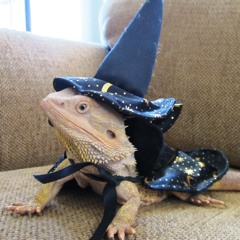
#> input picture Exercises/Classic Computer Vision using OpenCV/6. Edge detection – Sobel filter/Images/lizard.bmp, 240 x 240 px
$ jupyter execute notebook.ipynb   (older library calls are emulated)
#> lines starting #> are read from the running program, lines starting #| are printed output that depends on the picture
# 6. Edge detection – Sobel filter

[cell 1]
import cv2
import numpy as np
import os

from matplotlib import pyplot as plt

def show_image(image, title="", cmap=""):
    plt.figure()
    plt.title(title)
    plt.imshow(image, cmap="gray", vmin=0)
    plt.axis('off')
    plt.show()

### **a)** Calculate the first derivatives of the image in $x$ and $y$ directions, using the `Sobel()` function;

[cell 2]
image  = cv2.imread("Images/lizard.bmp", 0)
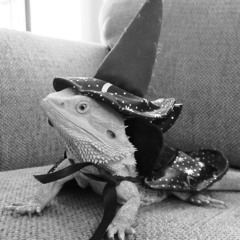
#> image: shape (240, 240); min 0, max 255, mean 128.3

show_image(image, title="Original image")

[cell 3]
sobel_x = cv2.Sobel(image, cv2.CV_16S, 1, 0, ksize=3)
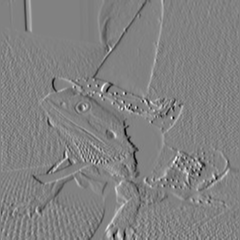
#> sobel_x: shape (240, 240) int16; min -678, max 654, mean -1.2; drawn with min black and max white
sobel_y = cv2.Sobel(image, cv2.CV_16S, 0, 1, ksize=3)
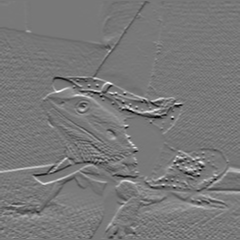
#> sobel_y: shape (240, 240) int16; min -690, max 765, mean -1.7; drawn with min black and max white

show_image(sobel_x, title="Sobel X")
show_image(sobel_y, title="Sobel Y")

### **b)** Calculate the approximate value of the gradient by combining the directional derivatives

[cell 4]
abs_sobel_x = cv2.convertScaleAbs(sobel_x)
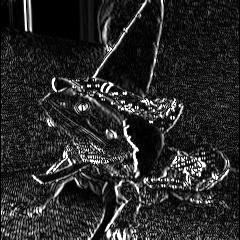
#> abs_sobel_x: shape (240, 240); min 0, max 255, mean 41.2
abs_sobel_y = cv2.convertScaleAbs(sobel_y)
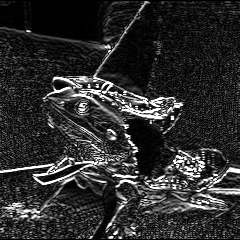
#> abs_sobel_y: shape (240, 240); min 0, max 255, mean 45.9

gradient = cv2.addWeighted(abs_sobel_x, 0.5, abs_sobel_y, 0.5, 0)
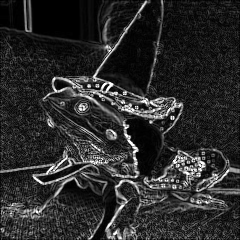
#> gradient: shape (240, 240); min 0, max 255, mean 43.5

### **c)** Show the "gradient image"

[cell 5]
show_image(gradient, title="Gradient image")
#> slider 'Value' is set to 85

### **d)** Show the result of thresholding the "gradient image"

[cell 6]
window_name = "Gradient"

cv2.namedWindow(window_name)
dst = gradient

def threshold(value):
#> called with value = 85
    threshold_value = cv2.getTrackbarPos("Value", window_name)

    global dst
    _, dst = cv2.threshold(gradient, threshold_value, 255, cv2.THRESH_BINARY)
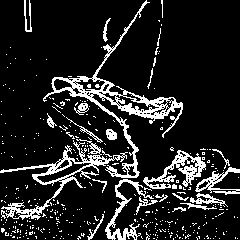
#> dst: shape (240, 240); 13.7% white in thin lines or dots

    cv2.imshow(window_name, dst)

cv2.createTrackbar("Value", window_name, 0, 255, threshold)

cv2.waitKey()
cv2.destroyAllWindows()

plt.imshow(dst, "gray")
plt.axis('off')
plt.show()
